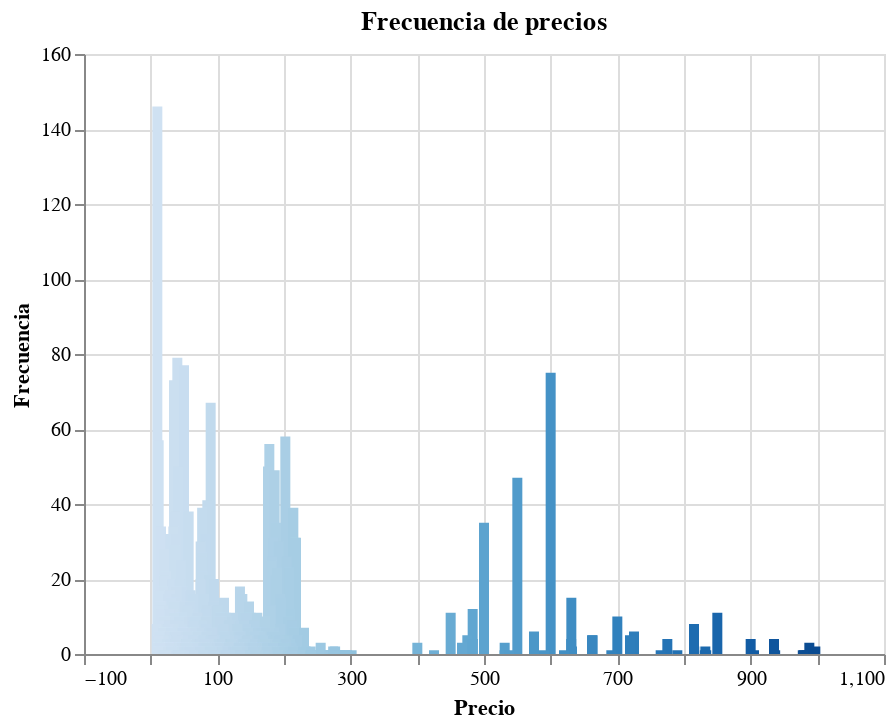

The cell this chart's notebook holds for it:
### Code cell
# price, general plot
alt.Chart(source).mark_bar().encode(
    alt.X('Price', title="Precio"),
    alt.Y('Frequency', title="Frecuencia"),
    alt.Color('Price', legend=None),
    tooltip=['Price', 'Frequency']
).properties(title="Frecuencia de precios")

### Figure 1 — Vega-Lite specification as saved in the notebook (floating-point values rounded to 4 significant figures; data arrays with more than 128 entries replaced by an {"elided": "..."} marker saying what was removed)
{"$schema": "https://vega.github.io/schema/vega-lite/v4.17.0.json", "config": {"view": {"continuousHeight": 300, "continuousWidth": 400}}, "data": {"name": "data-f3f840ea7b5b96d9f02913ef998b5f22"}, "datasets": {"data-f3f840ea7b5b96d9f02913ef998b5f22": {"elided": "2988 records"}}, "encoding": {"color": {"field": "Price", "legend": null, "type": "quantitative"}, "tooltip": [{"field": "Price", "type": "quantitative"}, {"field": "Frequency", "type": "quantitative"}], "x": {"field": "Price", "title": "Precio", "type": "quantitative"}, "y": {"field": "Frequency", "title": "Frecuencia", "type": "quantitative"}}, "mark": "bar", "title": "Frecuencia de precios"}
